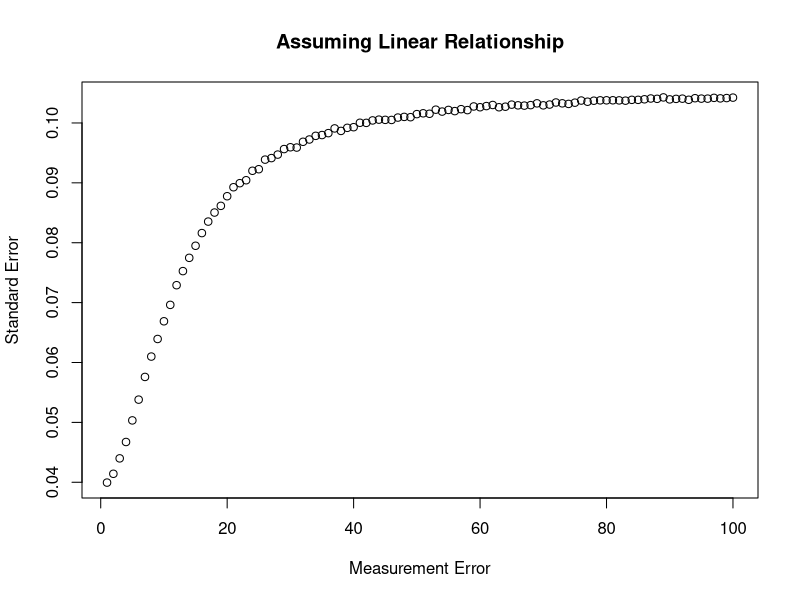
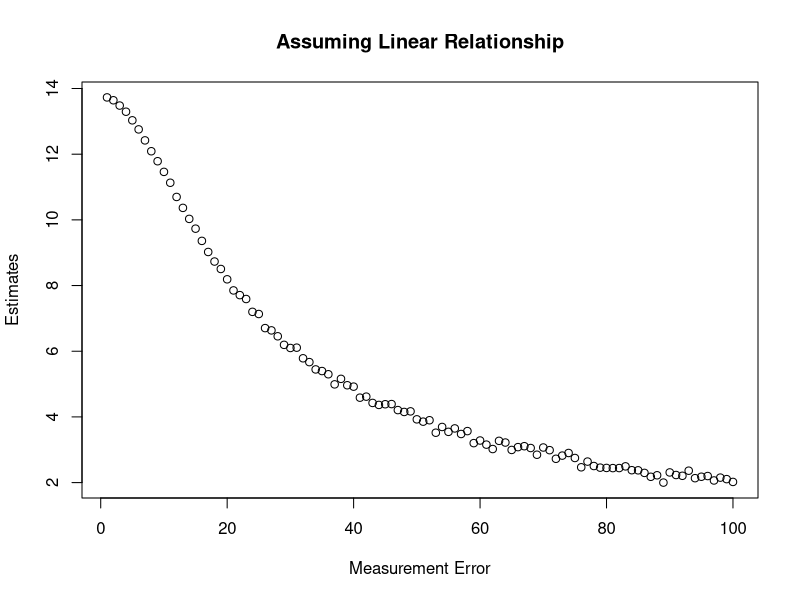
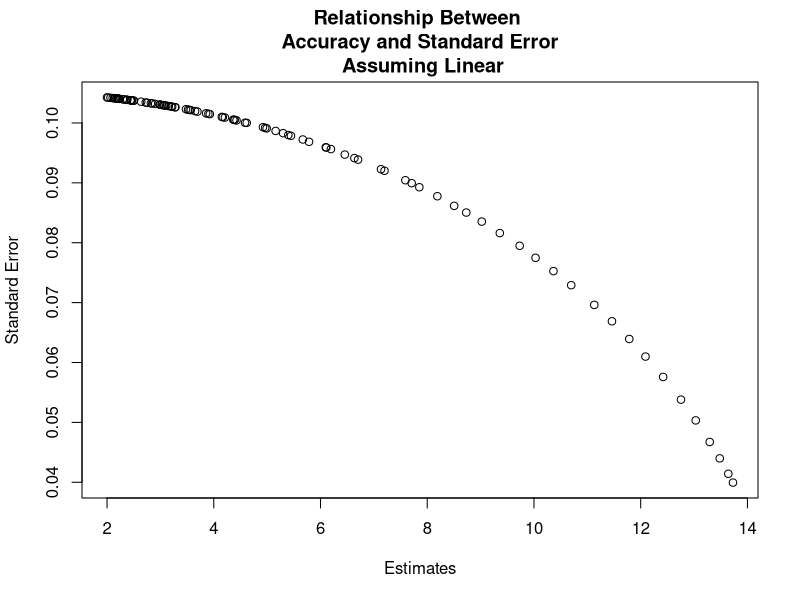
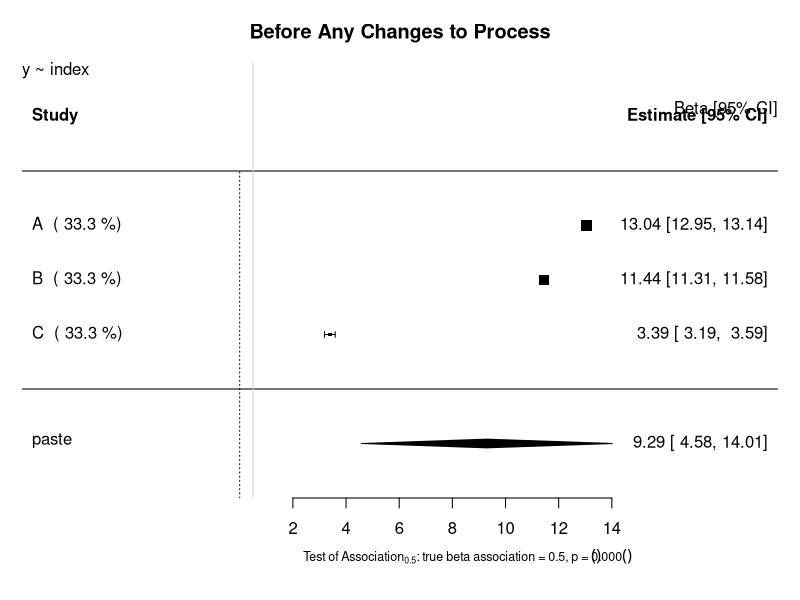
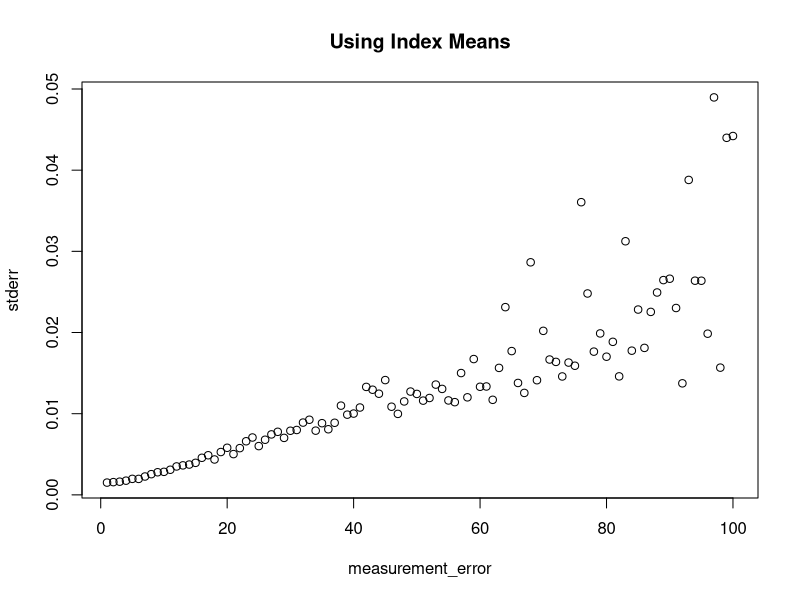
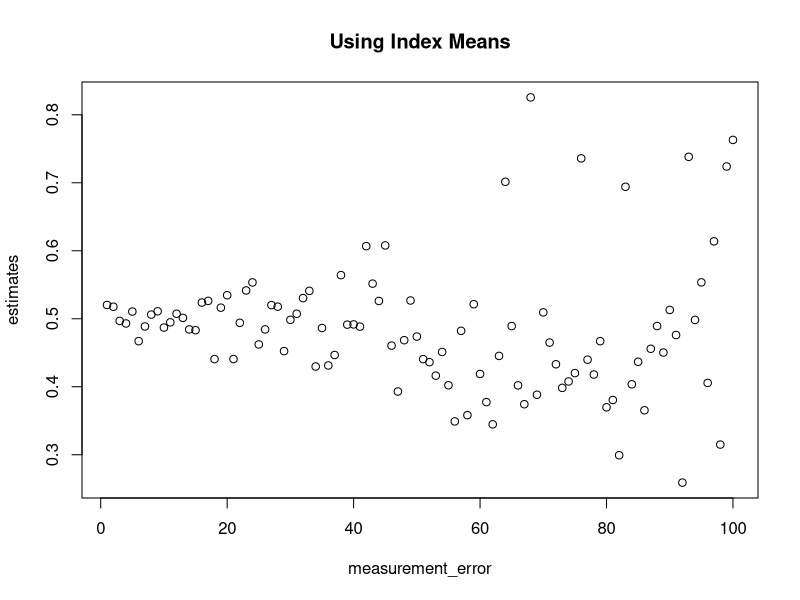
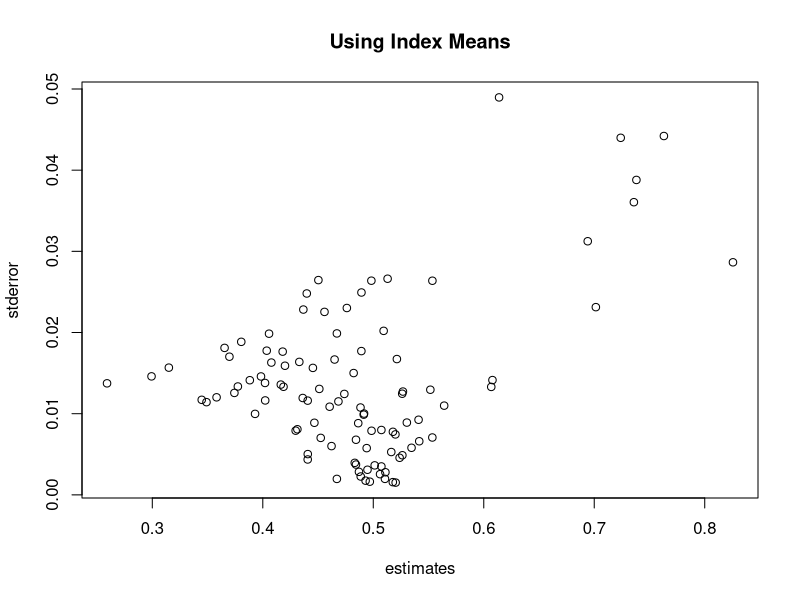
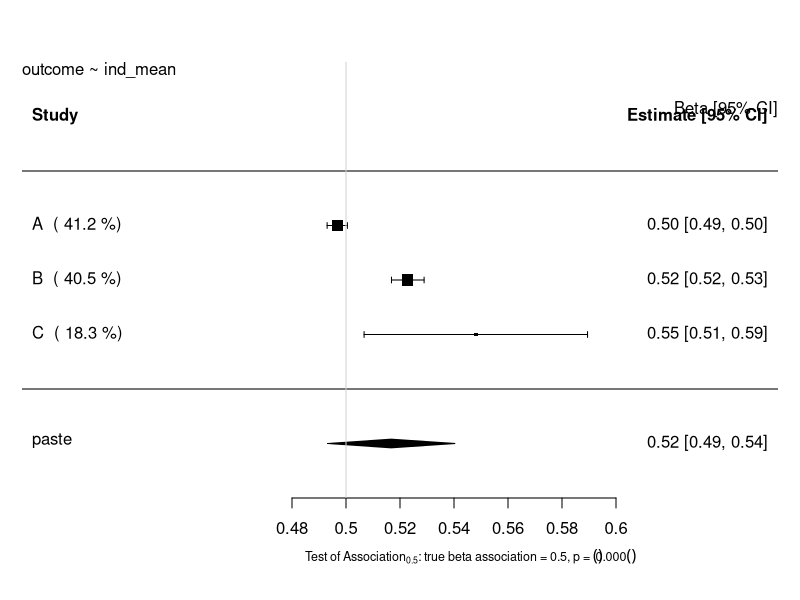

These figures' R source, in order:
# Investigation into Data Agreement as Weighting System
## Author: Paul Scherer
##         Tom Bishop
## Institute: University of Cambridge MRC Epidemiology Unit 
## Date: 4.09.2017

# Set up the Data
library(ggplot2)
library(reshape2)
library(parallel)
library(stats)
library(metafor)

# Raw Data Set Properties
trueBeta = 0.5
constant = 20

study_size = 20000
raw_mean = 40
raw_stdev = 15

# Simple creation of the raw data and the related outcome without error
raw_data = data.frame(gold = rnorm(n = study_size, mean = raw_mean, sd = raw_stdev))
raw_data$outcome = (trueBeta*raw_data$gold) + constant
###############################################################################
########################### Functions #########################################
###############################################################################
createStudyData <- function(raw_data, measurement_error, number_of_indices){
    exposure_error = rnorm(n = study_size, mean = 0, sd = measurement_error)
    raw_data$exposure_measured = raw_data$gold + exposure_error
    raw_data$index = cut_number(x = raw_data$exposure_measured,n = number_of_indices, labels =FALSE)
    raw_data$index = as.ordered(raw_data$index)
    raw_data = raw_data[with(raw_data, order(index)),]
    return(raw_data)
}

createValidationData <- function(val_size, measurement_error, number_of_indices) {
    validation_data = data.frame(gold =  rnorm(n = val_size, mean = raw_mean, sd = raw_stdev))
    exposure_error = rnorm(n = val_size, mean = 0, sd = measurement_error)
    validation_data$exposure_measured = validation_data$gold + exposure_error
    validation_data$index = cut_number(x = validation_data$exposure_measured,n = number_of_indices, labels =FALSE)
    validation_data$index = as.ordered(validation_data$index)
    return (validation_data)
}

createMeansList <- function(data, number_of_indices) {
    meansList = vector(mode="list", length = number_of_indices)
    for (i in 1:number_of_indices) {
        meansList[i] = mean(unname(unlist((split(x=data$gold, f= as.factor(data$index)))[i])))
    }
    return(meansList)
}

#######################################################################################
######################## Before Any Changes to the Process ############################
#######################################################################################
# General Parameters
numLevels = 4
validation_size = 400

set.seed(1)
## Graphing Standard Error as a function of Measurement Error when using ordinal independent variable index
upperbound = 100
stdErrorLinear = vector("numeric", length = upperbound)
estimatesLinear = vector("numeric", length = upperbound)
stdErrorQuadratic = vector("numeric", length = upperbound)
estimatesQuadratic = vector("numeric", length = upperbound)
stdErrorCubic = vector("numeric", length = upperbound)
estimatesCubic = vector("numeric", length = upperbound)
for (measurement_error_counter in 1:upperbound) {
    studyData_graph = createStudyData(raw_data = raw_data, measurement_error = measurement_error_counter, number_of_indices = numLevels)
    validation_data_graph = createValidationData(val_size = validation_size, measurement_error = measurement_error_counter, number_of_indices = numLevels )

    lm_graph_linear <- lm(formula=outcome~index, data=studyData_graph)
    estimate_graph_linear = lm_graph_linear$coefficients["index.L"]
    stdError_graph_linear = summary(lm_graph_linear)$coefficients["index.L","Std. Error"]
    estimatesLinear[measurement_error_counter] = estimate_graph_linear
    stdErrorLinear[measurement_error_counter] = stdError_graph_linear

    lm_graph_quadratic <- lm(formula=outcome~index, data=studyData_graph)
    estimate_graph_quadratic = lm_graph_quadratic$coefficients["index.Q"]
    stdError_graph_quadratic = summary(lm_graph_quadratic)$coefficients["index.Q","Std. Error"]
    estimatesQuadratic[measurement_error_counter] = estimate_graph_quadratic
    stdErrorQuadratic[measurement_error_counter] = stdError_graph_quadratic

    lm_graph_cubic <- lm(formula=outcome~index, data=studyData_graph)
    estimate_graph_cubic = lm_graph_cubic$coefficients["index.C"]
    stdError_graph_cubic = summary(lm_graph_cubic)$coefficients["index.C","Std. Error"]
    estimatesCubic[measurement_error_counter] = estimate_graph_cubic
    stdErrorCubic[measurement_error_counter] = stdError_graph_cubic


}
# Measurement vs. Std.Error
plot(x = (1:upperbound), y = stdErrorLinear, xlab = "Measurement Error", ylab = "Standard Error", main = "Assuming Linear Relationship")
# plot(x = (1:upperbound), y = stdErrorQuadratic, xlab = "Measurement Error", ylab = "Standard Error", col = "green", main = "Assuming Quadratic Relationship")
#plot(x = (1:upperbound), y = stdErrorCubic, xlab = "Measurement Error", ylab = "Standard Error", col = "red", main = "Assuming Cubic Relationship")
# Measurement vs. Estimates
plot(x = (1:upperbound), y = estimatesLinear, xlab = "Measurement Error", ylab = "Estimates", main = "Assuming Linear Relationship")
# plot(x = (1:upperbound), y = estimatesQuadratic, xlab = "Measurement Error", ylab = "Estimates", col = "green", main = "Assuming Quadratic Relationship")
#plot(x = (1:upperbound), y = estimatesCubic, xlab = "Measurement Error", ylab = "Estimates", col = "red", main = "Assuming Cubic Relationship")
# Estimates vs. Std.Error
plot(x = estimatesLinear, y = stdErrorLinear, xlab = "Estimates", ylab = "Standard Error", main = "Relationship Between \n Accuracy and Standard Error \n Assuming Linear")
# plot(x = estimatesQuadratic, y = stdErrorQuadratic, xlab = "Estimates", ylab = "Standard Error", col = "green", main = "Assuming Quadratic Relationship")
#plot(x = estimatesCubic, y = stdErrorCubic, xlab = "Estimates", ylab = "Standard Error", col = "red", main = "Relationship Between \n Accuracy and Standard Error \n Assuming Cubic Relationship")

## Setting up the Studies
# Study A
measureError_A = 5
studyData_A = createStudyData(raw_data = raw_data, measurement_error = measureError_A, number_of_indices = numLevels)

# Study B
measureError_B = 10
studyData_B = createStudyData(raw_data = raw_data, measurement_error = measureError_B, number_of_indices = numLevels)

# Study C
measureError_C = 60
studyData_C = createStudyData(raw_data = raw_data, measurement_error = measureError_C, number_of_indices = numLevels)

## Transformation and Regression using Index Means
# Study A
lm_A <- lm(formula=outcome~index, data=studyData_A)
estimate_A = lm_A$coefficients["index.L"]
stdError_A = summary(lm_A)$coefficients["index.L","Std. Error"]

# Study B
lm_B <- lm(formula=outcome~index, data=studyData_B)
estimate_B = lm_B$coefficients["index.L"]
stdError_B = summary(lm_B)$coefficients["index.L","Std. Error"]

# Study C
lm_C <- lm(formula=outcome~index, data=studyData_C)
estimate_C = lm_C$coefficients["index.L"]
stdError_C = summary(lm_C)$coefficients["index.L","Std. Error"]


## Random Effects Model Forest Plot Before Reweighting
estimates = c(estimate_A, estimate_B, estimate_C)
stand_errs = c(stdError_A, stdError_B, stdError_C)
labels = c("A","B","C")
res <- rma(yi = estimates, sei = stand_errs, method='DL', slab = labels)
weights_res <- weights.rma.uni(res)

# Forest Plot
res$slab <- paste(res$slab, " (", round(weights.rma.uni(res),digits=1), "%)")
fmla = as.formula(y~index)
forest(res, mlab=bquote(paste('Overall (I'^2*' = ', .(round(res$I2)),'%, p = ',
    .(sprintf("%.3f", round(res$QEp,3))),')')),
xlab=bquote(paste('Test of Association'[0.5]*': true beta association = 0.5, p = ',
    .(sprintf("%.3f", round(res$pval,3))))), cex=1, cex.lab=0.75, cex.axis=1, main = "Before Any Changes to Process")
usr <- par("usr")
text(usr[2], usr[4], "Beta [95% CI]", adj = c(1, 4),cex=1)
text(usr[1], usr[4], paste0(gsub(paste0("Study Data","\\$"),"", deparse(fmla)),collapse="\n"), adj = c( 0, 1 ),cex=1)
abline(v = 0.5, col = "lightgray")





#######################################################################################
######################## Using Index Means To Scale it to Gold ########################
#######################################################################################
## Setting up the Studies
# General Parameters
numLevels = 4
validation_size = 400

set.seed(1)
## Graphing Standard Error as a function of Measurement Error
std_error = vector("numeric", length = upperbound)
estimates_graph = vector("numeric", length = upperbound)
for (measurement_error_counter in 1:upperbound) {
    studyData_graph = createStudyData(raw_data = raw_data, measurement_error = measurement_error_counter, number_of_indices = numLevels)
    validation_data_graph = createValidationData(val_size = validation_size, measurement_error = measurement_error_counter, number_of_indices = numLevels )
    validation_means_graph = createMeansList(validation_data_graph, numLevels)

    studyData_graph$ind_mean <- unlist(lapply(X=studyData_graph$index, FUN=function(index_val){
        output =  validation_means_graph[index_val]
    }))
    lm_graph <- lm(formula=outcome~ind_mean, data=studyData_graph)
    estimate_graph = lm_graph$coefficients["ind_mean"]
    stdError_graph = summary(lm_graph)$coefficients["ind_mean","Std. Error"]

    estimates_graph[measurement_error_counter] = estimate_graph
    std_error[measurement_error_counter] = stdError_graph

}
plot(x = (1:upperbound), y = std_error, xlab = "measurement_error", ylab = "stderr", main = "Using Index Means")
plot(x = (1:upperbound), y = estimates_graph, xlab = "measurement_error", ylab = "estimates", main = "Using Index Means")
plot(x = estimates_graph, y = std_error, xlab = "estimates", ylab = "stderror", main = "Using Index Means")


# Study A
measureError_A = 5
studyData_A = createStudyData(raw_data = raw_data, measurement_error = measureError_A, number_of_indices = numLevels)
validation_data_A = createValidationData(val_size = validation_size, measurement_error = measureError_A, number_of_indices = numLevels )
validation_means_A = createMeansList(validation_data_A, numLevels)

# Study B
measureError_B = 10
studyData_B = createStudyData(raw_data = raw_data, measurement_error = measureError_B, number_of_indices = numLevels)
validation_data_B = createValidationData(val_size = validation_size, measurement_error = measureError_B, number_of_indices = numLevels )
validation_means_B = createMeansList(validation_data_B, numLevels)

# Study C
measureError_C = 60
studyData_C = createStudyData(raw_data = raw_data, measurement_error = measureError_C, number_of_indices = numLevels)
validation_data_C = createValidationData(val_size = validation_size, measurement_error = measureError_C, number_of_indices = numLevels )
validation_means_C = createMeansList(validation_data_C, numLevels)

## Transformation and Regression using Index Means
# Study A
studyData_A$ind_mean <- unlist(lapply(X=studyData_A$index, FUN=function(index_val){
    output =  validation_means_A[index_val]
}))
lm_A <- lm(formula=outcome~ind_mean, data=studyData_A)
estimate_A = lm_A$coefficients["ind_mean"]
stdError_A = summary(lm_A)$coefficients["ind_mean","Std. Error"]

# Study B
studyData_B$ind_mean <- unlist(lapply(X=studyData_B$index, FUN=function(index_val){
    output =  validation_means_B[index_val]
}))
lm_B <- lm(formula=outcome~ind_mean, data=studyData_B)
estimate_B = lm_B$coefficients["ind_mean"]
stdError_B = summary(lm_B)$coefficients["ind_mean","Std. Error"]

# Study C
studyData_C$ind_mean <- unlist(lapply(X=studyData_C$index, FUN=function(index_val){
    output =  validation_means_C[index_val]
}))
lm_C <- lm(formula=outcome~ind_mean, data=studyData_C)
estimate_C = lm_C$coefficients["ind_mean"]
stdError_C = summary(lm_C)$coefficients["ind_mean","Std. Error"]

## Random Effects Model Forest Plot Before Reweighting
estimates = c(estimate_A, estimate_B, estimate_C)
stand_errs = c(stdError_A, stdError_B, stdError_C)
labels = c("A","B","C")
res <- rma(yi = estimates, sei = stand_errs, method='DL', slab = labels)
weights_res <- weights.rma.uni(res)

# Forest Plot
res$slab <- paste(res$slab, " (", round(weights.rma.uni(res),digits=1), "%)")
fmla = as.formula(outcome~ind_mean)
forest(res, mlab=bquote(paste('Overall (I'^2*' = ', .(round(res$I2)),'%, p = ',
    .(sprintf("%.3f", round(res$QEp,3))),')')),
xlab=bquote(paste('Test of Association'[0.5]*': true beta association = 0.5, p = ',
    .(sprintf("%.3f", round(res$pval,3))))), cex=1, cex.lab=0.75, cex.axis=1)
usr <- par("usr")
text(usr[2], usr[4], "Beta [95% CI]", adj = c(1, 4),cex=1)
text(usr[1], usr[4], paste0(gsub(paste0("Study Data","\\$"),"", deparse(fmla)),collapse="\n"), adj = c( 0, 1 ),cex=1)
abline(v = 0.5, col = "lightgray")






#######################################################################################
######################## Using Error Model Esque Scale it to Gold ########################
#######################################################################################
numLevels = 4
validation_size = 400

set.seed(1)
## Plotting Bit
## Graphing Standard Error as a function of Measurement Error
std_error = vector("numeric", length = upperbound)
estimates_graph = vector("numeric", length = upperbound)
for (measurement_error_counter in 1:upperbound) {
    studyData_graph = createStudyData(raw_data = raw_data, measurement_error = measurement_error_counter, number_of_indices = numLevels)
    validation_data_graph = createValidationData(val_size = validation_size, measurement_error = measurement_error_counter, number_of_indices = numLevels )

    # Find Error Model
    index_transformation = as.formula(gold ~ index)
    lambda_lm_graph <- lm(formula=index_transformation, data=validation_data_graph)
    new = data.frame(index = studyData_graph$index)
    studyData_graph$index_scaled = predict(lambda_lm_graph, newdata = new)

    # Use Error Model to Scale Index to Gold
    lm_graph <- lm(formula=outcome~index_scaled, data=studyData_graph)
    estimate_graph = lm_graph$coefficients["index_scaled"]
    stdError_graph = summary(lm_graph)$coefficients["index_scaled","Std. Error"]

    estimates_graph[measurement_error_counter] = estimate_graph
    std_error[measurement_error_counter] = stdError_graph
}
plot(x = (1:upperbound), y = std_error, xlab = "measurement_error", ylab = "stderr", main = "Using Error Model Pred")
plot(x = (1:upperbound), y = estimates_graph, xlab = "measurement_error", ylab = "estimates", main = "Using Error Model Pred")
plot(x = estimates_graph, y = std_error, xlab = "estimates", ylab = "stderror", main = "Using Error Model Pred")



# Study A
measureError_A = 5
studyData_A = createStudyData(raw_data = raw_data, measurement_error = measureError_A, number_of_indices = numLevels)
validation_data_A = createValidationData(val_size = validation_size, measurement_error = measureError_A, number_of_indices = numLevels )
validation_means_A = createMeansList(validation_data_A, numLevels)
# Study B
measureError_B = 10
studyData_B = createStudyData(raw_data = raw_data, measurement_error = measureError_B, number_of_indices = numLevels)
validation_data_B = createValidationData(val_size = validation_size, measurement_error = measureError_B, number_of_indices = numLevels )
validation_means_B = createMeansList(validation_data_B, numLevels)
# Study C
measureError_C = 60
studyData_C = createStudyData(raw_data = raw_data, measurement_error = measureError_C, number_of_indices = numLevels)
validation_data_C = createValidationData(val_size = validation_size, measurement_error = measureError_C, number_of_indices = numLevels )
validation_means_C = createMeansList(validation_data_C, numLevels)

## Transformation of Indexes to Gold Scale
index_transformation = as.formula(gold ~ index)
# Study A
lambda_lm_A <- lm(formula=index_transformation, data=validation_data_A)
new = data.frame(index = studyData_A$index)
studyData_A$index_scaled = predict(lambda_lm_A, newdata = new)

studyData_A$ind_mean <- unlist(lapply(X=studyData_A$index, FUN=function(index_val){
    output =  validation_means_A[index_val]
}))

# Study B
lambda_lm_B <- lm(formula=index_transformation, data=validation_data_B)
new = data.frame(index = studyData_B$index)
studyData_B$index_scaled = predict(lambda_lm_B, newdata = new)

studyData_B$ind_mean <- unlist(lapply(X=studyData_B$index, FUN=function(index_val){
    output =  validation_means_B[index_val]
}))

# Study C
lambda_lm_C <- lm(formula=index_transformation, data=validation_data_C)
new = data.frame(index = studyData_C$index)
studyData_C$index_scaled = predict(lambda_lm_C, newdata = new)

studyData_C$ind_mean <- unlist(lapply(X=studyData_C$index, FUN=function(index_val){
    output =  validation_means_C[index_val]
}))


# Study A
lm_A <- lm(formula=outcome~index_scaled, data=studyData_A)
estimate_A = lm_A$coefficients["index_scaled"]
stdError_A = summary(lm_A)$coefficients["index_scaled","Std. Error"]

# Study B
lm_B <- lm(formula=outcome~index_scaled, data=studyData_B)
estimate_B = lm_B$coefficients["index_scaled"]
stdError_B = summary(lm_B)$coefficients["index_scaled","Std. Error"]

# Study C
lm_C <- lm(formula=outcome~index_scaled, data=studyData_C)
estimate_C = lm_C$coefficients["index_scaled"]
stdError_C = summary(lm_C)$coefficients["index_scaled","Std. Error"]

## Random Effects Model Forest Plot Before Reweighting
estimates = c(estimate_A, estimate_B, estimate_C)
stand_errs = c(stdError_A, stdError_B, stdError_C)
labels = c("A","B","C")
res <- rma(yi = estimates, sei = stand_errs, method='DL', slab = labels)
weights_res <- weights.rma.uni(res)

# Forest Plot
res$slab <- paste(res$slab, " (", round(weights.rma.uni(res),digits=1), "%)")
fmla = as.formula(outcome~index_scaled)
forest(res, mlab=bquote(paste('Overall (I'^2*' = ', .(round(res$I2)),'%, p = ',
    .(sprintf("%.3f", round(res$QEp,3))),')')),
xlab=bquote(paste('Test of Association'[0.5]*': true beta association = 0.5, p = ',
    .(sprintf("%.3f", round(res$pval,3))))), cex=1, cex.lab=0.75, cex.axis=1)
usr <- par("usr")
text(usr[2], usr[4], "Beta [95% CI]", adj = c(1, 4),cex=1)
text(usr[1], usr[4], paste0(gsub(paste0("Study Data","\\$"),"", deparse(fmla)),collapse="\n"), adj = c( 0, 1 ),cex=1)
abline(v = 0.5, col = "lightgray")



plot(x = studyData_A$outcome, y = studyData_A$ind_mean, xlab = "outcome", ylab = "indexGolded", main = "Comparing Means and Pred A", col = "red")
points(x = studyData_A$outcome, y = studyData_A$index_scaled, col = "green")

plot(x = studyData_B$outcome, y = studyData_B$ind_mean, xlab = "outcome", ylab = "indexGolded", main = "Comparing Means and Pred B", col = "red")
points(x = studyData_B$outcome, y = studyData_B$index_scaled, col = "green")

plot(x = studyData_C$outcome, y = studyData_C$ind_mean, xlab = "outcome", ylab = "indexGolded", main = "Comparing Means and Pred C", col = "red")
points(x = studyData_C$outcome, y = studyData_C$index_scaled, col = "green")
